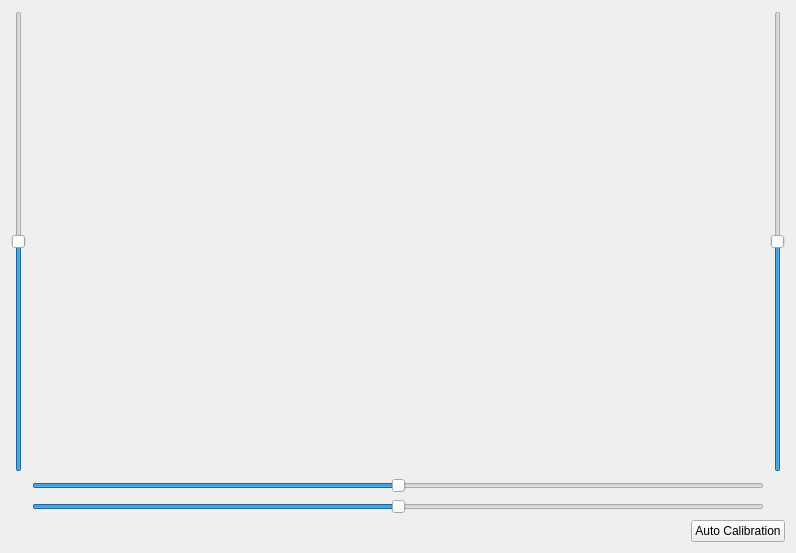
<?xml version="1.0" encoding="UTF-8"?>
<ui version="4.0">
 <class>QnFisheyeCalibrationWidget</class>
 <widget class="QWidget" name="QnFisheyeCalibrationWidget">
  <property name="geometry">
   <rect>
    <x>0</x>
    <y>0</y>
    <width>796</width>
    <height>553</height>
   </rect>
  </property>
  <property name="windowTitle">
   <string/>
  </property>
  <layout class="QVBoxLayout" name="verticalLayout">
   <item>
    <widget class="QStackedWidget" name="stackedWidget">
     <widget class="QWidget" name="imagePage">
      <layout class="QVBoxLayout" name="verticalLayout_2">
       <property name="margin">
        <number>0</number>
       </property>
       <item>
        <layout class="QGridLayout" name="gridLayout">
         <item row="0" column="2">
          <widget class="QSlider" name="radiusSlider">
           <property name="minimum">
            <number>25</number>
           </property>
           <property name="maximum">
            <number>75</number>
           </property>
           <property name="sliderPosition">
            <number>50</number>
           </property>
           <property name="orientation">
            <enum>Qt::Vertical</enum>
           </property>
          </widget>
         </item>
         <item row="0" column="0">
          <widget class="QSlider" name="yCenterSlider">
           <property name="maximum">
            <number>100</number>
           </property>
           <property name="sliderPosition">
            <number>50</number>
           </property>
           <property name="orientation">
            <enum>Qt::Vertical</enum>
           </property>
          </widget>
         </item>
         <item row="0" column="1">
          <widget class="QnFisheyeCalibrationImageWidget" name="imageWidget" native="true"/>
         </item>
         <item row="1" column="1">
          <widget class="QSlider" name="xCenterSlider">
           <property name="maximum">
            <number>100</number>
           </property>
           <property name="sliderPosition">
            <number>50</number>
           </property>
           <property name="orientation">
            <enum>Qt::Horizontal</enum>
           </property>
          </widget>
         </item>
         <item row="2" column="1">
          <widget class="QSlider" name="stretchSlider">
           <property name="maximum">
            <number>100</number>
           </property>
           <property name="value">
            <number>50</number>
           </property>
           <property name="orientation">
            <enum>Qt::Horizontal</enum>
           </property>
          </widget>
         </item>
        </layout>
       </item>
       <item>
        <layout class="QHBoxLayout" name="horizontalLayout_3">
         <item>
          <spacer name="horizontalSpacer">
           <property name="orientation">
            <enum>Qt::Horizontal</enum>
           </property>
           <property name="sizeHint" stdset="0">
            <size>
             <width>142</width>
             <height>20</height>
            </size>
           </property>
          </spacer>
         </item>
         <item>
          <widget class="QPushButton" name="autoButton">
           <property name="text">
            <string>Auto Calibration</string>
           </property>
          </widget>
         </item>
        </layout>
       </item>
      </layout>
     </widget>
     <widget class="QWidget" name="loadingPage">
      <layout class="QVBoxLayout" name="verticalLayout_3">
       <item>
        <layout class="QHBoxLayout" name="horizontalLayout">
         <item>
          <spacer name="horizontalSpacer_3">
           <property name="orientation">
            <enum>Qt::Horizontal</enum>
           </property>
           <property name="sizeHint" stdset="0">
            <size>
             <width>40</width>
             <height>20</height>
            </size>
           </property>
          </spacer>
         </item>
         <item>
          <widget class="QnProgressWidget" name="loadingWidget" native="true"/>
         </item>
         <item>
          <spacer name="horizontalSpacer_2">
           <property name="orientation">
            <enum>Qt::Horizontal</enum>
           </property>
           <property name="sizeHint" stdset="0">
            <size>
             <width>40</width>
             <height>20</height>
            </size>
           </property>
          </spacer>
         </item>
        </layout>
       </item>
      </layout>
     </widget>
    </widget>
   </item>
  </layout>
 </widget>
 <customwidgets>
  <customwidget>
   <class>QnFisheyeCalibrationImageWidget</class>
   <extends>QWidget</extends>
   <header location="global">ui/widgets/fisheye/fisheye_calibration_image_widget.h</header>
   <container>1</container>
  </customwidget>
  <customwidget>
   <class>QnProgressWidget</class>
   <extends>QWidget</extends>
   <header location="global">ui/widgets/common/progress_widget.h</header>
   <container>1</container>
  </customwidget>
 </customwidgets>
 <resources/>
 <connections/>
</ui>
